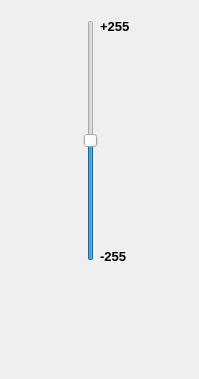
<?xml version="1.0" encoding="UTF-8"?>
<ui version="4.0">
 <class>Brightness</class>
 <widget class="QWidget" name="Brightness">
  <property name="geometry">
   <rect>
    <x>0</x>
    <y>0</y>
    <width>199</width>
    <height>379</height>
   </rect>
  </property>
  <property name="minimumSize">
   <size>
    <width>199</width>
    <height>379</height>
   </size>
  </property>
  <property name="maximumSize">
   <size>
    <width>199</width>
    <height>379</height>
   </size>
  </property>
  <property name="windowTitle">
   <string>Form</string>
  </property>
  <widget class="QSlider" name="slider">
   <property name="geometry">
    <rect>
     <x>80</x>
     <y>20</y>
     <width>22</width>
     <height>241</height>
    </rect>
   </property>
   <property name="minimum">
    <number>-255</number>
   </property>
   <property name="maximum">
    <number>255</number>
   </property>
   <property name="value">
    <number>0</number>
   </property>
   <property name="orientation">
    <enum>Qt::Vertical</enum>
   </property>
   <property name="invertedAppearance">
    <bool>false</bool>
   </property>
  </widget>
  <widget class="QLabel" name="bottomLabel">
   <property name="geometry">
    <rect>
     <x>100</x>
     <y>250</y>
     <width>47</width>
     <height>13</height>
    </rect>
   </property>
   <property name="font">
    <font>
     <pointsize>10</pointsize>
     <weight>75</weight>
     <bold>true</bold>
    </font>
   </property>
   <property name="text">
    <string>-255</string>
   </property>
  </widget>
  <widget class="QLabel" name="topLabel">
   <property name="geometry">
    <rect>
     <x>100</x>
     <y>20</y>
     <width>47</width>
     <height>13</height>
    </rect>
   </property>
   <property name="font">
    <font>
     <pointsize>10</pointsize>
     <weight>75</weight>
     <bold>true</bold>
    </font>
   </property>
   <property name="text">
    <string>+255</string>
   </property>
  </widget>
 </widget>
 <resources/>
 <connections/>
</ui>
